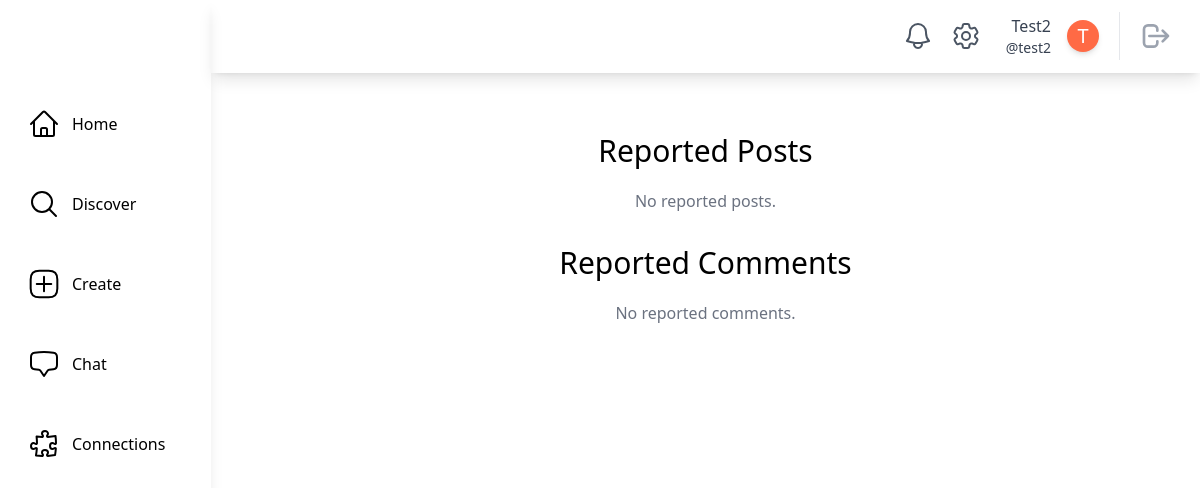
/user-reports/ (signed in), run on the app's committed database.
### main/models.py (models this page shows, shortened)
class SocialUser(AbstractUser):
    class Pronouns(models.IntegerChoices):
        SHE = 1, _("She/Her")
        HE = 2, _("He/Him")
        THEY = 3, _("They/Them")
        OTHER = 4, _("Other/Prefer Not To Say")
    username = models.CharField(max_length=30, unique=True)
    email = models.EmailField(unique=True, default="@nyu.edu")
    full_name = models.CharField(max_length=50, default="")
    pronouns = models.IntegerField(default=Pronouns.OTHER, choices=Pronouns.choices)
    date_of_birth = models.DateField(null=True, validators=[validate_age])
    major = models.CharField(max_length=100, default="undeclared")
    tags = models.ManyToManyField(InterestTag, related_name="tags")
    profile_picture = models.ImageField(
        upload_to="profile_pics/", null=True, blank=True
    )
    timestamp = models.DateTimeField("timestamp", default=timezone.now)  # joined

### main/views.py (the view)
# urls.py: path("user-reports/", views.UserReportsView.as_view(), name="user_reports"),
class UserReportsView(DetailView):
    model = UserReport
    template_name = "main/user_reports.html"
    def get_object(self, queryset=None):
        return None
    def get_context_data(self, **kwargs):
        context = super().get_context_data(**kwargs)
        current_user = self.request.user
        reported_posts = (
            UserReport.objects.filter(
                reporter=current_user,
                content_type=ContentType.objects.get_for_model(ActivityPost),
            )
            .annotate(
                count=Subquery(
                    Report.objects.filter(
                        reported_object_id=OuterRef("object_id"),
                        report_category=OuterRef("report_category"),
                    )
                    .values("reported_object_id")
                    .annotate(c=Count("*"))
                    .values("c")
                )
            )
            .filter(count__lt=threshold)
        )
        reported_comments = (
            UserReport.objects.filter(
                reporter=current_user,
                content_type=ContentType.objects.get_for_model(Comment),
            )
            .annotate(
                count=Subquery(
                    Report.objects.filter(
                        reported_object_id=OuterRef("object_id"),
                        report_category=OuterRef("report_category"),
                    )
                    .values("reported_object_id")
                    .annotate(c=Count("*"))
                    .values("c")
                )
            )
            .filter(count__lt=threshold)
        )
        context["reported_comments"] = reported_comments
        context["reported_posts"] = reported_posts
        return context

### main/models.py (called while the page is built)
    @classmethod
    def count_unread_notifications(cls, user):
        return (
            cls.objects.filter(models.Q(recipient_user=user, is_read=False))
            .all()
            .order_by("-timestamp")
            .count()
        )

### theme/templatetags/theme_customfilters.py (called while the page is built)
@register.filter
def count_unread_notifications(user):
    return Notification.count_unread_notifications(user)

### main/templates/main/user_reports.html (shortened to what this page needs)
{% extends "base.html" %}
{% block content %}
    <div class="m-20 mt-5 overflow-auto">
        <div class="justify-center">
            <div class="container mx-auto mt-10 mb-10 overflow-scroll">
                <div class="overflow-y-auto">
                    <h1 class="text-3xl mb-5 text-center">Reported Posts</h1>
                    {% for post in reported_posts %}
                        <div class="flex mb-3">
                            <div>
                                <p class="font-medium">Reported Post: {{ post.reported_object.title }}</p>
                                <p class="text-gray-600 text-sm">Post Author: {{ post.reported_object.poster.username }}</p>
                                <p class="text-gray-600 text-sm">Reported On: {{ post.reported_object.timestamp }}</p>
                            </div>
                        </div>
                    {% empty %}
                        <p class="text-center text-gray-500">No reported posts.</p>
                    {% endfor %}
                </div>
                <div class="overflow-y-auto">
                    <h1 class="text-3xl mb-5 text-center">Reported Comments</h1>
                    {% for comment in reported_comments %}
                        <div class="flex mb-3">
                            <div>
                                <p class="text-gray-800">{{ comment.reported_object.text }}</p>
                                <p class="text-gray-600 text-sm mt-1">Comment Author: {{ comment.reported_object.commentPoster.username }}</p>
                                <p class="text-gray-600 text-sm">Reported On: {{ comment.reported_object.timestamp }}</p>
                            </div>
                        </div>
                    {% empty %}
                        <p class="text-center text-gray-500">No reported comments.</p>
                    {% endfor %}
                </div>
            </div>
        </div>
    </div>
{% endblock content %}

### theme/templates/base.html (shortened to what this page needs)
{% load static tailwind_tags %}
{% load theme_customfilters %}
<!DOCTYPE html>
<html lang="en">
    <head>
        {% tailwind_css %}
    </head>
    <body class="flex bg-white min-h-screen">
        {% if user.is_authenticated %}
            <div class="h-screen w-full bg-white relative flex overflow-hidden">
                <aside class="h-full shadow-lg w-64 flex flex-col space-y-10 items-start relative bg-white text-black">
                    <div class="h-16 flex items-center w-full">
                    </div>
                    <a href="{% url 'main:home' %}"
                       class="flex items-center ml-6 p-1 rounded hover:bg-gray-100 focus:bg-gray-100 transition duration-200 transform hover:scale-110">
                        <span class="ml-3">Home</span>
                    </a>
                    <a href="{% url 'main:discover' %}"
                       class="flex items-center ml-6 p-1 rounded hover:bg-gray-100 focus:bg-gray-100 transition duration-200 transform hover:scale-110">
                        <svg xmlns="http://www.w3.org/2000/svg"
                             fill="none"
                             viewBox="0 0 24 24"
                             stroke-width="1.5"
                             stroke="currentColor"
                             class="w-8 h-8">
                            <path stroke-linecap="round" stroke-linejoin="round" d="M21 21l-5.197-5.197m0 0A7.5 7.5 0 105.196 5.196a7.5 7.5 0 0010.607 10.607z" />
                        </svg>
                        <span class="ml-3">Discover</span>
                    </a>
                    <a href="{% url 'posts:create_post' %}"
                       class="flex items-center ml-6 p-1 rounded hover:bg-gray-100 focus:bg-gray-100 transition duration-200 transform hover:scale-110">
                        <span class="ml-3">Create</span>
                    </a>
                    <a href="{% url 'chat:chat_room_list' %}"
                       class="flex items-center ml-6 p-1 rounded hover:bg-gray-100 focus:bg-gray-100 transition duration-200 transform hover:scale-110">
                        <span class="ml-3">Chat</span>
                    </a>
                    <a href="{% url 'main:connections' user.username %}"
                       class="flex items-center ml-6 p-1 rounded hover:bg-gray-100 focus:bg-gray-100 transition duration-200 transform hover:scale-110">
                        <span class="ml-3">Connections</span>
                    </a>
                </aside>
                <div class="w-full h-full flex flex-col justify-between">
                    <header class="h-20 w-full flex items-center relative justify-end px-5 shadow-lg">
                        <a href="{% url 'main:notifications' user.username %}"
                           class="relative p-2 text-gray-600 hover:bg-gray-100 hover:text-gray-600 focus:bg-gray-100 focus:text-gray-600 rounded-full">
                           <span class="absolute top-1 left-6 text-xs bg-red-500 text-white font-medium px-1 shadow-lg rounded-full border-2 border-white">
                           </span>
                        </a>
                            <a href="{% url 'main:settings' user.username %}"
                            class="relative p-2 text-gray-600 hover:bg-gray-100 hover:text-gray-600 focus:bg-gray-100 focus:text-gray-600 rounded-full">
                        </a>
                        <a href="{% url 'main:profile_page' user.username %}"
                           class="rounded hover:bg-gray-100 hover:text-gray-600 focus:bg-gray-100 focus:text-gray-600 px-2 ml-2">
                            <div class="flex flex-shrink-0 items-center space-x-4 text-gray-700">
                                <div class="flex flex-col items-end ">
                                    <div class="text-md font-medium ">{{ user.full_name|capfirst }}</div>
                                    <div class="text-sm font-regular">@{{ user.username }}</div>
                                </div>
                                <div class="rounded-full h-8 w-8 bg-[#ff6a45] flex items-center justify-center shadow-md border-white transition duration-200 transform hover:scale-110">
                                    {% if user.profile_picture %}
                                        {% comment %} Profile Picture with same shape {% endcomment %}
                                    {% else %}
                                            <span class="text-white text-xl">{{ user.full_name|first|capfirst }}</span>
                                    {% endif %}
                                </div>
                            </div>
                        </a>
                        <div class="border-l pl-3 ml-3 space-x-1">
                            <button class="relative p-2 text-gray-400 hover:bg-gray-100 hover:text-gray-600 focus:bg-gray-100 focus:text-gray-600 rounded-full">
                                <a href="{% url 'main:logout' %}">
                                    <svg aria-hidden="true"
                                         fill="none"
                                         viewBox="0 0 24 24"
                                         stroke="currentColor"
                                         class="h-8 w-8">
                                        <path stroke-linecap="round" stroke-linejoin="round" stroke-width="2" d="M17 16l4-4m0 0l-4-4m4 4H7m6 4v1a3 3 0 01-3 3H6a3 3 0 01-3-3V7a3 3 0 013-3h4a3 3 0 013 3v1" />
                                    </svg>
                                </a>
                            </button>
                        </div>
                    </header>
                    <main class="max-w-full h-full flex flex-col relative overflow-auto">
                        {% block content %}
                        {% endblock content %}
                    </main>
                </div>
            </div>
        {% endif %}
    </body>
</html>

### data on the page
SocialUser: full_name "Test2", username "test2", full_name|first "T"
